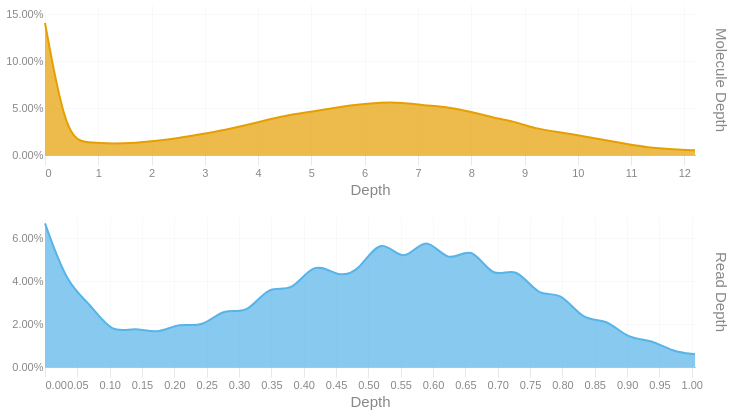

Here is the notebook cell this chart was saved with:
### Code cell
readdep = depth_hist(tb['Read Depth'], q99, 3)
readdep = readdep.with_columns(pl.lit('Read Depth').alias('Metric'))
if not SKIPLR:
    moldep = depth_hist(tb['Molecule Depth'], mol_q99, 1)
    moldep = moldep.with_columns(pl.lit('Molecule Depth').alias('Metric'))
    _hist = pl.concat([readdep, moldep])
    _hist = _hist.filter(pl.col('Proportion') != 0)
    with SafeRender(_hist):
        (
            alt.Chart(_hist)        
            .mark_area(interpolate = "basis")
            .encode(
                x=alt.X('Bin:Q').scale(domainMin=0).axis(alt.Axis(title='Depth')),
                y = alt.Y('Proportion:Q', title = None).axis(format = '.2%'),
                color = alt.Color('Metric:N').legend(None),
                row = alt.Row("Metric:N").header(title = None, labelOrient = 'right'),
                tooltip = [
                    alt.Tooltip("Metric:N", title = "Metric"),
                    alt.Tooltip('Interval:N', title = "Depth Interval"),
                    alt.Tooltip('Proportion:Q', title = "% Alignments").format('.2%')
                ]
            )
            .resolve_scale(x='independent', y='independent')
            .properties(
                height = 150, width = 650,
                usermeta={'embedOptions': {'downloadFileName': f'{samplename}.depth.hist'}}
            )
        ).display()
else:
    readdep = readdep.filter(pl.col('Proportion') != 0)
    with SafeRender(readdep):
        (
            alt.Chart(readdep)        
            .mark_area(interpolate = "basis")
            .encode(
                x=alt.X('Bin:Q').scale(domainMin=0).axis(alt.Axis(title='Depth')),
                y = alt.Y('Proportion:Q', title = None).axis(format = '.2%'),
                tooltip = [
                    alt.Tooltip('Interval:N', title = "Depth Interval"),
                    alt.Tooltip('Proportion:Q', title = "% Alignments").format('.2%')
                ]
            )
            .properties(
                usermeta={'embedOptions': {'downloadFileName': f'{samplename}.depth.hist'}}
            )
        ).display()

### Figure 1 — Vega-Lite specification as saved in the notebook (floating-point values rounded to 4 significant figures)
{"width": 650, "height": 150, "config": {"title": {"anchor": "start", "dy": -15, "fontSize": 18, "color": "#888888", "subtitleColor": "#888888", "subtitleFontSize": 14}, "arc": {"fill": "#0072B2"}, "axis": {"domainColor": "#888888", "domainWidth": 0.5, "gridWidth": 0.2, "grid": false, "titleFontWeight": 400, "titleFontSize": 15, "labelFontSize": 11, "labelColor": "#888888", "tickColor": "#888888", "tickWidth": 0.2, "titleColor": "#888888"}, "axisBand": {"grid": false}, "axisX": {"grid": true, "tickSize": 10, "domainCap": "round"}, "axisY": {"domain": false, "grid": true, "tickSize": 0, "domainCap": "round"}, "background": "transparent", "header": {"labelFontSize": 15, "labelColor": "#888888", "titleFontSize": 15, "titleFontWeight": 600, "titleColor": "#888888"}, "legend": {"labelFont": "sans-serif", "labelFontSize": 12, "labelColor": "#888888", "symbolSize": 100, "symbolType": "circle", "titleFontSize": 12, "titlePadding": 10, "titleColor": "#888888", "title": null}, "range": {"category": ["#E69F00", "#56B4E9", "#009E73", "#F0E442", "#0072B2", "#D55E00", "#CC79A7", "#000000"], "diverging": ["#cfe8f3", "#a2d4ec", "#73bfe2", "#46abdb", "#1696d2", "#12719e"]}, "area": {"fill": "#0072B2", "fillOpacity": 0.7, "line": true, "strokeOpacity": 0.7}, "line": {"color": "#0072B2", "stroke": "#0072B2", "strokeWidth": 2}, "trail": {"color": "#0072B2", "stroke": "#0072B2", "strokeWidth": 0, "size": 1}, "point": {"filled": true, "fillOpacity": 1.0, "size": 95}, "text": {"color": "#888888", "fontSize": 11, "align": "right", "fontWeight": 400, "size": 11}, "bar": {"fill": "#0072B2", "stroke": null}, "view": {"stroke": null, "continuousWidth": 660, "continuousHeight": 400}}, "data": {"name": "data-3bb55afb32634ac4742b5c302156eb67"}, "mark": {"type": "area", "interpolate": "basis"}, "encoding": {"color": {"field": "Metric", "legend": null, "type": "nominal"}, "row": {"field": "Metric", "header": {"title": null, "labelOrient": "right"}, "type": "nominal"}, "tooltip": [{"field": "Metric", "title": "Metric", "type": "nominal"}, {"field": "Interval", "title": "Depth Interval", "type": "nominal"}, {"field": "Proportion", "format": ".2%", "title": "% Alignments", "type": "quantitative"}], "x": {"axis": {"title": "Depth"}, "field": "Bin", "scale": {"domainMin": 0}, "type": "quantitative"}, "y": {"axis": {"format": ".2%"}, "field": "Proportion", "title": null, "type": "quantitative"}}, "resolve": {"scale": {"x": "independent", "y": "independent"}}, "usermeta": {"embedOptions": {"downloadFileName": "TF26LRJL0039_5B_10484332_23Y22YLT4_L7.depth.hist"}}, "$schema": "https://vega.github.io/schema/vega-lite/v6.4.1.json", "datasets": {"data-3bb55afb32634ac4742b5c302156eb67": [{"Bin": 0.0, "Interval": "0.0-0.035", "Proportion": 0.067, "Metric": "Read Depth"}, {"Bin": 0.035, "Interval": "0.035-0.069", "Proportion": 0.038, "Metric": "Read Depth"}, {"Bin": 0.069, "Interval": "0.069-0.104", "Proportion": 0.03, "Metric": "Read Depth"}, {"Bin": 0.104, "Interval": "0.104-0.139", "Proportion": 0.015, "Metric": "Read Depth"}, {"Bin": 0.139, "Interval": "0.139-0.173", "Proportion": 0.019, "Metric": "Read Depth"}, {"Bin": 0.173, "Interval": "0.173-0.208", "Proportion": 0.015, "Metric": "Read Depth"}, {"Bin": 0.208, "Interval": "0.208-0.243", "Proportion": 0.021, "Metric": "Read Depth"}, {"Bin": 0.243, "Interval": "0.243-0.277", "Proportion": 0.018, "Metric": "Read Depth"}, {"Bin": 0.277, "Interval": "0.277-0.312", "Proportion": 0.028, "Metric": "Read Depth"}, {"Bin": 0.312, "Interval": "0.312-0.347", "Proportion": 0.024, "Metric": "Read Depth"}, {"Bin": 0.347, "Interval": "0.347-0.381", "Proportion": 0.039, "Metric": "Read Depth"}, {"Bin": 0.381, "Interval": "0.381-0.416", "Proportion": 0.034, "Metric": "Read Depth"}, {"Bin": 0.416, "Interval": "0.416-0.451", "Proportion": 0.05, "Metric": "Read Depth"}, {"Bin": 0.451, "Interval": "0.451-0.485", "Proportion": 0.042, "Metric": "Read Depth"}, {"Bin": 0.485, "Interval": "0.485-0.52", "Proportion": 0.044, "Metric": "Read Depth"}, {"Bin": 0.52, "Interval": "0.52-0.555", "Proportion": 0.062, "Metric": "Read Depth"}, {"Bin": 0.555, "Interval": "0.555-0.589", "Proportion": 0.047, "Metric": "Read Depth"}, {"Bin": 0.589, "Interval": "0.589-0.624", "Proportion": 0.063, "Metric": "Read Depth"}, {"Bin": 0.624, "Interval": "0.624-0.659", "Proportion": 0.047, "Metric": "Read Depth"}, {"Bin": 0.659, "Interval": "0.659-0.693", "Proportion": 0.058, "Metric": "Read Depth"}, {"Bin": 0.693, "Interval": "0.693-0.728", "Proportion": 0.04, "Metric": "Read Depth"}, {"Bin": 0.728, "Interval": "0.728-0.763", "Proportion": 0.048, "Metric": "Read Depth"}, {"Bin": 0.763, "Interval": "0.763-0.797", "Proportion": 0.032, "Metric": "Read Depth"}, {"Bin": 0.797, "Interval": "0.797-0.832", "Proportion": 0.036, "Metric": "Read Depth"}, {"Bin": 0.832, "Interval": "0.832-0.867", "Proportion": 0.021, "Metric": "Read Depth"}, {"Bin": 0.867, "Interval": "0.867-0.901", "Proportion": 0.023, "Metric": "Read Depth"}, {"Bin": 0.901, "Interval": "0.901-0.936", "Proportion": 0.013, "Metric": "Read Depth"}, {"Bin": 0.936, "Interval": "0.936-0.971", "Proportion": 0.013, "Metric": "Read Depth"}, {"Bin": 0.971, "Interval": "0.971-1.005", "Proportion": 0.007, "Metric": "Read Depth"}, {"Bin": 1.005, "Interval": "1.005-1.04", "Proportion": 0.006, "Metric": "Read Depth"}, {"Bin": 0.0, "Interval": "0.0-0.4", "Proportion": 0.141, "Metric": "Molecule Depth"}, {"Bin": 0.4, "Interval": "0.4-0.8", "Proportion": 0.017, "Metric": "Molecule Depth"}, {"Bin": 0.8, "Interval": "0.8-1.3", "Proportion": 0.013, "Metric": "Molecule Depth"}, {"Bin": 1.3, "Interval": "1.3-1.7", "Proportion": 0.012, "Metric": "Molecule Depth"}, {"Bin": 1.7, "Interval": "1.7-2.1", "Proportion": 0.013, "Metric": "Molecule Depth"}, {"Bin": 2.1, "Interval": "2.1-2.5", "Proportion": 0.015, "Metric": "Molecule Depth"}, {"Bin": 2.5, "Interval": "2.5-2.9", "Proportion": 0.018, "Metric": "Molecule Depth"}, {"Bin": 2.9, "Interval": "2.9-3.4", "Proportion": 0.022, "Metric": "Molecule Depth"}, {"Bin": 3.4, "Interval": "3.4-3.8", "Proportion": 0.027, "Metric": "Molecule Depth"}, {"Bin": 3.8, "Interval": "3.8-4.2", "Proportion": 0.032, "Metric": "Molecule Depth"}, {"Bin": 4.2, "Interval": "4.2-4.6", "Proportion": 0.038, "Metric": "Molecule Depth"}, {"Bin": 4.6, "Interval": "4.6-5.0", "Proportion": 0.043, "Metric": "Molecule Depth"}, {"Bin": 5.0, "Interval": "5.0-5.5", "Proportion": 0.046, "Metric": "Molecule Depth"}, {"Bin": 5.5, "Interval": "5.5-5.9", "Proportion": 0.051, "Metric": "Molecule Depth"}, {"Bin": 5.9, "Interval": "5.9-6.3", "Proportion": 0.054, "Metric": "Molecule Depth"}, {"Bin": 6.3, "Interval": "6.3-6.7", "Proportion": 0.056, "Metric": "Molecule Depth"}, {"Bin": 6.7, "Interval": "6.7-7.1", "Proportion": 0.056, "Metric": "Molecule Depth"}, {"Bin": 7.1, "Interval": "7.1-7.6", "Proportion": 0.053, "Metric": "Molecule Depth"}, {"Bin": 7.6, "Interval": "7.6-8.0", "Proportion": 0.051, "Metric": "Molecule Depth"}, {"Bin": 8.0, "Interval": "8.0-8.4", "Proportion": 0.046, "Metric": "Molecule Depth"}, {"Bin": 8.4, "Interval": "8.4-8.8", "Proportion": 0.04, "Metric": "Molecule Depth"}, {"Bin": 8.8, "Interval": "8.8-9.2", "Proportion": 0.036, "Metric": "Molecule Depth"}, {"Bin": 9.2, "Interval": "9.2-9.7", "Proportion": 0.028, "Metric": "Molecule Depth"}, {"Bin": 9.7, "Interval": "9.7-10.1", "Proportion": 0.024, "Metric": "Molecule Depth"}, {"Bin": 10.1, "Interval": "10.1-10.5", "Proportion": 0.02, "Metric": "Molecule Depth"}, {"Bin": 10.5, "Interval": "10.5-10.9", "Proportion": 0.016, "Metric": "Molecule Depth"}, {"Bin": 10.9, "Interval": "10.9-11.3", "Proportion": 0.012, "Metric": "Molecule Depth"}, {"Bin": 11.3, "Interval": "11.3-11.8", "Proportion": 0.008, "Metric": "Molecule Depth"}, {"Bin": 11.8, "Interval": "11.8-12.2", "Proportion": 0.006, "Metric": "Molecule Depth"}, {"Bin": 12.2, "Interval": "12.2-12.6", "Proportion": 0.005, "Metric": "Molecule Depth"}]}}
